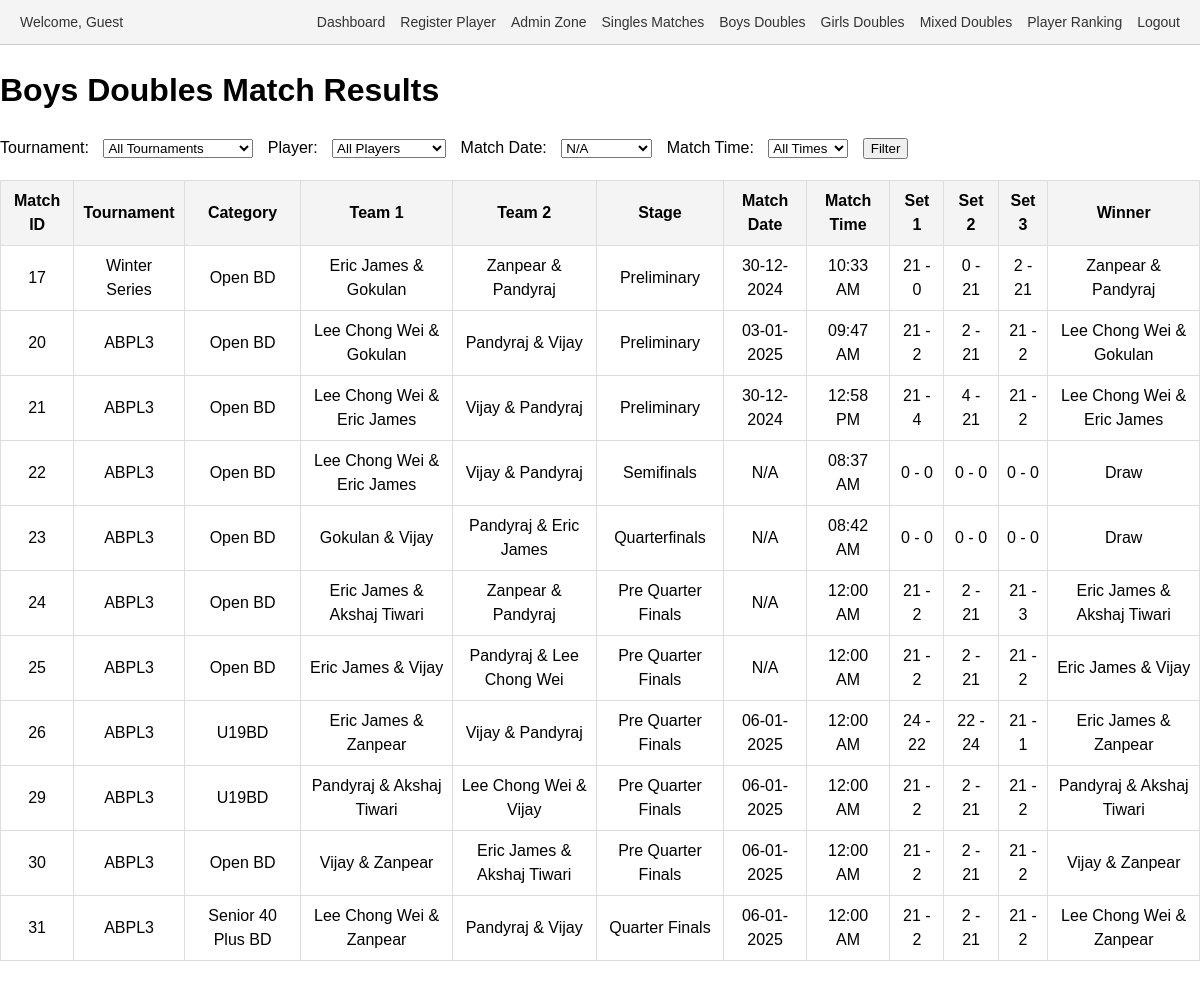
/results_bd.php, run on an earlier commit of the app's database.
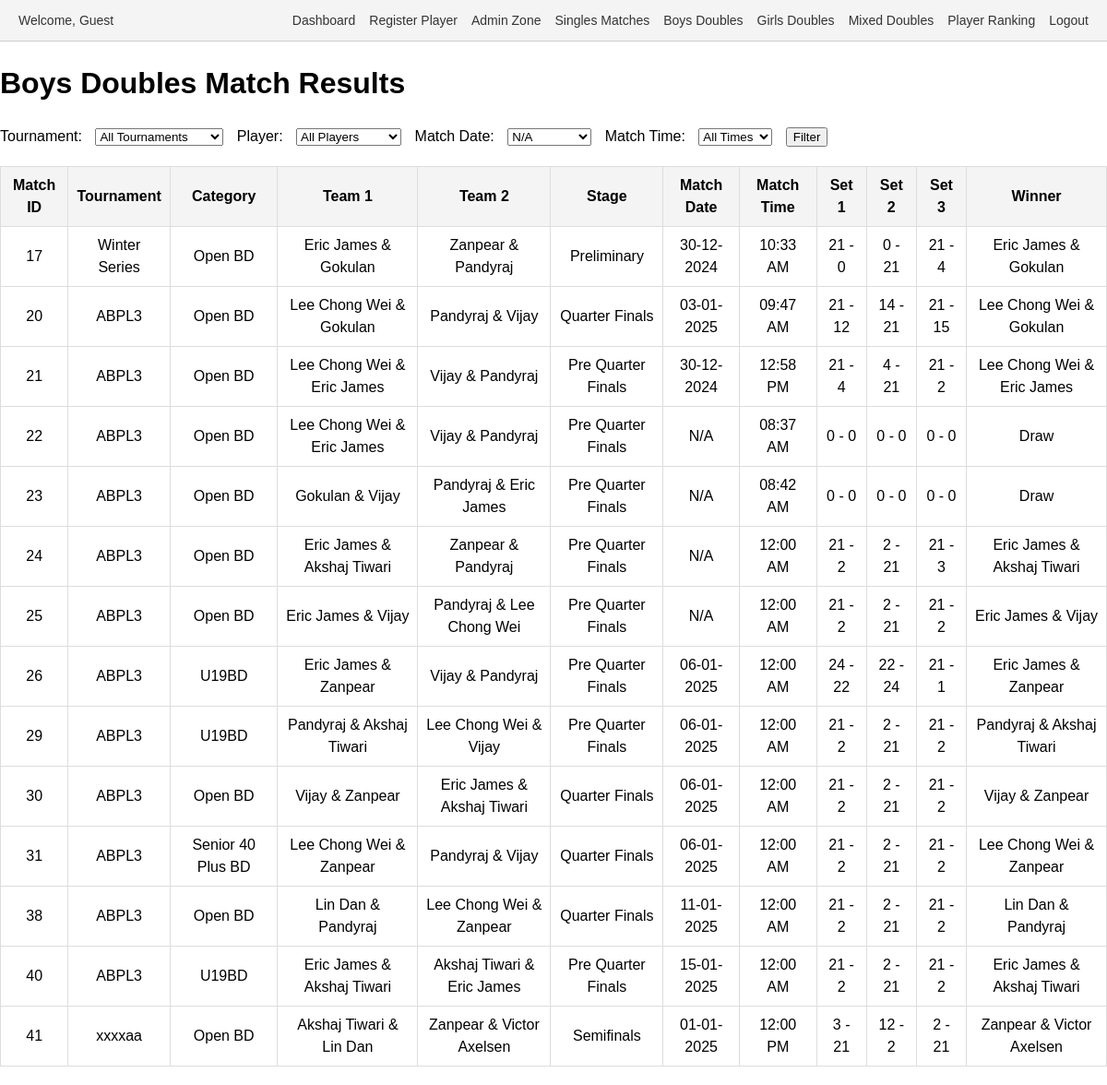
And on a later commit of the database.
### tables this page shows
CREATE TABLE `matches` (
  `id` int(11) NOT NULL,
  `tournament_id` int(11) NOT NULL,
  `category_id` int(11) NOT NULL,
  `pool` enum('A','B') DEFAULT NULL,
  `player1_id` int(11) DEFAULT NULL,
  `player2_id` int(11) DEFAULT NULL,
  `pre_quarter` tinyint(1) DEFAULT 0,
  `quarter` tinyint(1) DEFAULT 0,
  `semi` tinyint(1) DEFAULT 0,
  `final` tinyint(1) DEFAULT 0,
  `set1_player1_points` int(11) DEFAULT 0,
  `set1_player2_points` int(11) DEFAULT 0,
  `set2_player1_points` int(11) DEFAULT 0,
  `set2_player2_points` int(11) DEFAULT 0,
  `set3_player1_points` int(11) DEFAULT 0,
  `set3_player2_points` int(11) DEFAULT 0,
  `created_by` int(11) DEFAULT NULL,
  `stage` enum('Pre Quarter Finals','Quarter Finals','Semifinals','Finals','Preliminary') NOT NULL,
  `match_date` date DEFAULT NULL,
  `match_time` varchar(255) NOT NULL,
  `date` date DEFAULT NULL,
  `team1_player1_id` int(11) NOT NULL DEFAULT 0,
  `team1_player2_id` int(11) NOT NULL DEFAULT 0,
  `team2_player1_id` int(11) DEFAULT 0,
  `team2_player2_id` int(11) DEFAULT 0,
  `set1_team1_points` int(11) NOT NULL DEFAULT 0,
  `set1_team2_points` int(11) DEFAULT 0,
  `set2_team1_points` int(11) DEFAULT 0,
  `set2_team2_points` int(11) DEFAULT 0,
  `set3_team1_points` int(11) DEFAULT 0,
  `set3_team2_points` int(11) DEFAULT 0,
  `player3_id` int(11) DEFAULT NULL,
  `player4_id` int(11) DEFAULT NULL,
  `deleted_at` datetime DEFAULT NULL
);

CREATE TABLE `tournaments` (
  `id` int(11) NOT NULL,
  `name` varchar(255) NOT NULL,
  `created_by` int(11) DEFAULT NULL,
  `year` int(11) NOT NULL DEFAULT year(curdate()),
  `moderated_by` int(11) DEFAULT NULL
);

CREATE TABLE `categories` (
  `id` int(11) NOT NULL,
  `name` varchar(255) NOT NULL,
  `created_by` int(11) NOT NULL,
  `age_group` varchar(255) DEFAULT NULL,
  `sex` varchar(10) DEFAULT NULL,
  `type` enum('singles','doubles','mixed doubles') DEFAULT 'singles',
  `tournament_id` int(11) NOT NULL
);

### results_bd.php (the view, shortened to what this page needs)
<?php include 'header.php'; ?>
<?php
require_once 'conn.php';
$conn = new mysqli($servername, $username, $password, $dbname);
$match_date = $_GET['match_date'] ?? '';
$dates = $conn->query("SELECT DISTINCT match_date FROM matches ORDER BY match_date");
$query = "
    SELECT
        m.id AS match_id,
        t.name AS tournament_name,
        c.name AS category_name,
        c.type AS category_type, /* Singles, Doubles, or Mixed Doubles */
        p1.name AS team1_player1_name,
        p2.name AS team1_player2_name,
        p3.name AS team2_player1_name,
        p4.name AS team2_player2_name,
        m.stage,
        m.match_date,
        m.match_time,
        m.set1_team1_points,
        m.set1_team2_points,
        m.set2_team1_points,
        m.set2_team2_points,
        m.set3_team1_points,
        m.set3_team2_points
    FROM matches m
    INNER JOIN tournaments t ON m.tournament_id = t.id
    INNER JOIN categories c ON m.category_id = c.id
    LEFT JOIN players p1 ON m.team1_player1_id = p1.id
    LEFT JOIN players p2 ON m.team1_player2_id = p2.id
    LEFT JOIN players p3 ON m.team2_player1_id = p3.id
    LEFT JOIN players p4 ON m.team2_player2_id = p4.id
    WHERE c.type = 'doubles' AND c.sex = 'M' /* Filter only doubles and male categories */
";
$query .= " ORDER BY m.id";
$result = $conn->query($query);
?>
<!DOCTYPE html>
<html lang="en">
<head>
</head>
<body>
    <h1>Boys Doubles Match Results</h1>
    <form method="get">
        <label for="tournament_id">Tournament:</label>
        <select name="tournament_id" id="tournament_id">
            <option value="">All Tournaments</option>
        </select>
        <label for="player_id">Player:</label>
        <select name="player_id" id="player_id">
            <option value="">All Players</option>
        </select>
        <label for="match_date">Match Date:</label>
        <select name="match_date" id="match_date">
            <?php while ($row = $dates->fetch_assoc()): ?>
                <option value="<?= $row['match_date'] ?>" <?= $match_date == $row['match_date'] ? 'selected' : '' ?>>
                    <?= $row['match_date'] ? date("d-m-Y", strtotime($row['match_date'])) : 'N/A' ?>
                </option>
            <?php endwhile; ?>
        </select>
        <label for="datetime">Match Time:</label>
        <select name="datetime" id="datetime">
            <option value="">All Times</option>
        </select>
        <button type="submit">Filter</button>
    </form>
    <?php if ($result->num_rows > 0): ?>
        <table>
            <tr>
                <th>Match ID</th>
                <th>Tournament</th>
                <th>Category</th>
                <th>Team 1</th>
                <th>Team 2</th>
                <th>Stage</th>
                <th>Match Date</th>
                <th>Match Time</th>
                <th>Set 1</th>
                <th>Set 2</th>
                <th>Set 3</th>
                <th>Winner</th>
            </tr>
            <?php while ($row = $result->fetch_assoc()):
                $team1 = $row['team1_player1_name'] . " & " . $row['team1_player2_name'];
                $team2 = $row['team2_player1_name'] . " & " . $row['team2_player2_name'];
                $team1_total = $row['set1_team1_points'] + $row['set2_team1_points'] + $row['set3_team1_points'];
                $team2_total = $row['set1_team2_points'] + $row['set2_team2_points'] + $row['set3_team2_points'];
                $winner = $team1_total > $team2_total ? $team1 : ($team1_total < $team2_total ? $team2 : 'Draw');
            ?>
                <tr>
                    <td><?= $row['match_id'] ?></td>
                    <td><?= $row['tournament_name'] ?></td>
                    <td><?= $row['category_name'] ?></td>
                    <td><?= $team1 ?></td>
                    <td><?= $team2 ?></td>
                    <td><?= $row['stage'] ?></td>
                    <td><?= $row['match_date'] ? date("d-m-Y", strtotime($row['match_date'])) : 'N/A' ?></td>
                    <td><?= $row['match_time'] ? date("h:i A", strtotime($row['match_time'])) : 'N/A' ?></td>
                    <td><?= $row['set1_team1_points'] . ' - ' . $row['set1_team2_points'] ?></td>
                    <td><?= $row['set2_team1_points'] . ' - ' . $row['set2_team2_points'] ?></td>
                    <td><?= $row['set3_team1_points'] . ' - ' . $row['set3_team2_points'] ?></td>
                    <td><?= $winner ?></td>
                </tr>
            <?php endwhile; ?>
        </table>
    <?php else: ?>
        <p>No matches found for the selected filters.</p>
    <?php endif; ?>
</body>
</html>

What changed in the data, as far as the page shows it:
changed matches "Preliminary": set3_team1_points "2" → "21"; set3_team2_points "21" → "4"; winner "Zanpear & Pandyraj" → "Eric James & Gokulan"
changed matches "09:47 AM": stage "Preliminary" → "Quarter Finals"; set1_team2_points "2" → "12"; set2_team1_points "2" → "14"; set3_team2_points "2" → "15"
changed matches "12:58 PM": stage "Preliminary" → "Pre Quarter Finals"
changed matches "08:37 AM": stage "Semifinals" → "Pre Quarter Finals"
changed matches "08:42 AM": stage "Quarterfinals" → "Pre Quarter Finals"
changed matches id 30: stage "Pre Quarter Finals" → "Quarter Finals"
added matches: id "38", tournament.name "ABPL3", category.name "Open BD", team1 "Lin Dan & Pandyraj", team2 "Lee Chong Wei & Zanpear", stage "Quarter Finals", match_date "11-01-2025", match_time "12:00 AM", set1_team1_points "21", set1_team2_points "2", set2_team1_points "2", set2_team2_points "21", set3_team1_points "21", set3_team2_points "2", winner "Lin Dan & Pandyraj"
added matches: id "40", tournament.name "ABPL3", category.name "U19BD", team1 "Eric James & Akshaj Tiwari", team2 "Akshaj Tiwari & Eric James", stage "Pre Quarter Finals", match_date "15-01-2025", match_time "12:00 AM", set1_team1_points "21", set1_team2_points "2", set2_team1_points "2", set2_team2_points "21", set3_team1_points "21", set3_team2_points "2", winner "Eric James & Akshaj Tiwari"
added matches: id "41", tournament.name "xxxxaa", category.name "Open BD", team1 "Akshaj Tiwari & Lin Dan", team2 "Zanpear & Victor Axelsen", stage "Semifinals", match_date "01-01-2025", match_time "12:00 PM", set1_team1_points "3", set1_team2_points "21", set2_team1_points "12", set2_team2_points "2", set3_team1_points "2", set3_team2_points "21", winner "Zanpear & Victor Axelsen"
